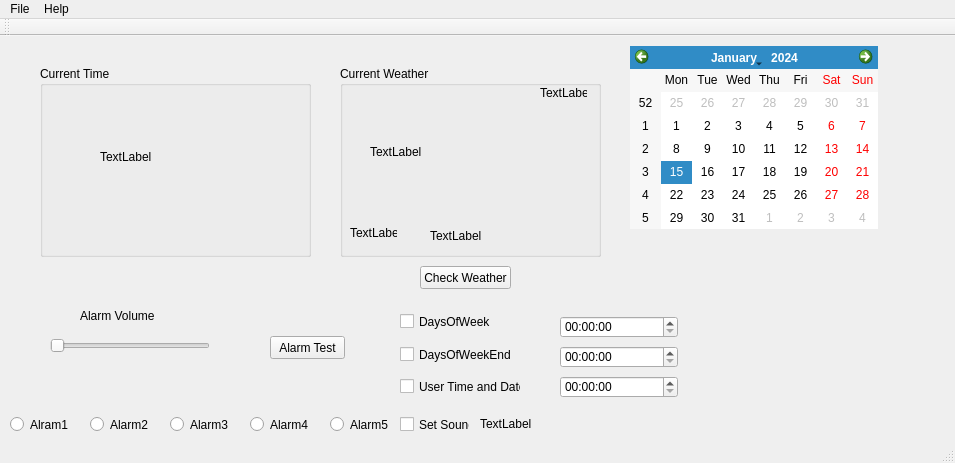
<?xml version="1.0" encoding="UTF-8"?>
<ui version="4.0">
 <class>MainWindow</class>
 <widget class="QMainWindow" name="MainWindow">
  <property name="geometry">
   <rect>
    <x>0</x>
    <y>0</y>
    <width>955</width>
    <height>463</height>
   </rect>
  </property>
  <property name="windowTitle">
   <string>MainWindow</string>
  </property>
  <widget class="QWidget" name="centralWidget">
   <widget class="QCalendarWidget" name="calendarWidget">
    <property name="geometry">
     <rect>
      <x>630</x>
      <y>10</y>
      <width>248</width>
      <height>183</height>
     </rect>
    </property>
   </widget>
   <widget class="QGroupBox" name="groupBox">
    <property name="geometry">
     <rect>
      <x>40</x>
      <y>30</y>
      <width>271</width>
      <height>191</height>
     </rect>
    </property>
    <property name="title">
     <string>Current Time</string>
    </property>
    <widget class="QLabel" name="clock">
     <property name="geometry">
      <rect>
       <x>60</x>
       <y>50</y>
       <width>141</width>
       <height>81</height>
      </rect>
     </property>
     <property name="text">
      <string>TextLabel</string>
     </property>
    </widget>
   </widget>
   <widget class="QSlider" name="volumeSlider">
    <property name="geometry">
     <rect>
      <x>50</x>
      <y>300</y>
      <width>160</width>
      <height>19</height>
     </rect>
    </property>
    <property name="orientation">
     <enum>Qt::Horizontal</enum>
    </property>
   </widget>
   <widget class="QLabel" name="alarmVolume">
    <property name="geometry">
     <rect>
      <x>80</x>
      <y>270</y>
      <width>111</width>
      <height>20</height>
     </rect>
    </property>
    <property name="text">
     <string>Alarm Volume</string>
    </property>
   </widget>
   <widget class="QCheckBox" name="checkWeekDays">
    <property name="geometry">
     <rect>
      <x>400</x>
      <y>270</y>
      <width>131</width>
      <height>31</height>
     </rect>
    </property>
    <property name="text">
     <string>DaysOfWeek</string>
    </property>
   </widget>
   <widget class="QCheckBox" name="checkWeekEnd">
    <property name="geometry">
     <rect>
      <x>400</x>
      <y>310</y>
      <width>111</width>
      <height>17</height>
     </rect>
    </property>
    <property name="text">
     <string>DaysOfWeekEnd</string>
    </property>
   </widget>
   <widget class="QTimeEdit" name="weekDays_edit">
    <property name="geometry">
     <rect>
      <x>560</x>
      <y>280</y>
      <width>118</width>
      <height>22</height>
     </rect>
    </property>
   </widget>
   <widget class="QTimeEdit" name="weekEndDays_edit">
    <property name="geometry">
     <rect>
      <x>560</x>
      <y>310</y>
      <width>118</width>
      <height>22</height>
     </rect>
    </property>
   </widget>
   <widget class="QCheckBox" name="checkUserDateTime">
    <property name="geometry">
     <rect>
      <x>400</x>
      <y>340</y>
      <width>121</width>
      <height>21</height>
     </rect>
    </property>
    <property name="text">
     <string>User Time and Date</string>
    </property>
   </widget>
   <widget class="QTimeEdit" name="userTimeAndDate_edit">
    <property name="geometry">
     <rect>
      <x>560</x>
      <y>340</y>
      <width>118</width>
      <height>22</height>
     </rect>
    </property>
   </widget>
   <widget class="QRadioButton" name="alarm1">
    <property name="geometry">
     <rect>
      <x>10</x>
      <y>380</y>
      <width>82</width>
      <height>17</height>
     </rect>
    </property>
    <property name="text">
     <string>Alram1</string>
    </property>
   </widget>
   <widget class="QRadioButton" name="alarm2">
    <property name="geometry">
     <rect>
      <x>90</x>
      <y>380</y>
      <width>82</width>
      <height>17</height>
     </rect>
    </property>
    <property name="text">
     <string>Alarm2</string>
    </property>
   </widget>
   <widget class="QRadioButton" name="alarm3">
    <property name="geometry">
     <rect>
      <x>170</x>
      <y>380</y>
      <width>82</width>
      <height>17</height>
     </rect>
    </property>
    <property name="text">
     <string>Alarm3</string>
    </property>
   </widget>
   <widget class="QRadioButton" name="alarm4">
    <property name="geometry">
     <rect>
      <x>250</x>
      <y>380</y>
      <width>82</width>
      <height>17</height>
     </rect>
    </property>
    <property name="text">
     <string>Alarm4</string>
    </property>
   </widget>
   <widget class="QRadioButton" name="alarm5">
    <property name="geometry">
     <rect>
      <x>330</x>
      <y>380</y>
      <width>82</width>
      <height>17</height>
     </rect>
    </property>
    <property name="text">
     <string>Alarm5</string>
    </property>
   </widget>
   <widget class="QCheckBox" name="checkSound">
    <property name="geometry">
     <rect>
      <x>400</x>
      <y>380</y>
      <width>70</width>
      <height>17</height>
     </rect>
    </property>
    <property name="text">
     <string>Set Sound</string>
    </property>
   </widget>
   <widget class="QPushButton" name="testButton">
    <property name="geometry">
     <rect>
      <x>270</x>
      <y>300</y>
      <width>75</width>
      <height>23</height>
     </rect>
    </property>
    <property name="text">
     <string>Alarm Test</string>
    </property>
   </widget>
   <widget class="QLabel" name="soundPathLabel">
    <property name="geometry">
     <rect>
      <x>480</x>
      <y>380</y>
      <width>381</width>
      <height>16</height>
     </rect>
    </property>
    <property name="text">
     <string>TextLabel</string>
    </property>
   </widget>
   <widget class="QGroupBox" name="weatherInfoBox">
    <property name="geometry">
     <rect>
      <x>340</x>
      <y>30</y>
      <width>261</width>
      <height>191</height>
     </rect>
    </property>
    <property name="title">
     <string>Current Weather</string>
    </property>
    <widget class="QLabel" name="weatherInfo">
     <property name="geometry">
      <rect>
       <x>30</x>
       <y>25</y>
       <width>181</width>
       <height>121</height>
      </rect>
     </property>
     <property name="text">
      <string>TextLabel</string>
     </property>
    </widget>
    <widget class="QLabel" name="cityInfo">
     <property name="geometry">
      <rect>
       <x>10</x>
       <y>160</y>
       <width>47</width>
       <height>13</height>
      </rect>
     </property>
     <property name="text">
      <string>TextLabel</string>
     </property>
    </widget>
    <widget class="QLabel" name="temperatureInfo">
     <property name="geometry">
      <rect>
       <x>200</x>
       <y>20</y>
       <width>47</width>
       <height>13</height>
      </rect>
     </property>
     <property name="text">
      <string>TextLabel</string>
     </property>
    </widget>
    <widget class="QLabel" name="weatherInfo_2">
     <property name="geometry">
      <rect>
       <x>90</x>
       <y>160</y>
       <width>151</width>
       <height>20</height>
      </rect>
     </property>
     <property name="text">
      <string>TextLabel</string>
     </property>
    </widget>
   </widget>
   <widget class="QPushButton" name="weatherButton">
    <property name="geometry">
     <rect>
      <x>420</x>
      <y>230</y>
      <width>91</width>
      <height>23</height>
     </rect>
    </property>
    <property name="text">
     <string>Check Weather</string>
    </property>
   </widget>
  </widget>
  <widget class="QMenuBar" name="menuBar">
   <property name="geometry">
    <rect>
     <x>0</x>
     <y>0</y>
     <width>955</width>
     <height>21</height>
    </rect>
   </property>
   <widget class="QMenu" name="menuFile">
    <property name="title">
     <string>File</string>
    </property>
    <addaction name="actionSettings"/>
    <addaction name="actionQuit"/>
   </widget>
   <widget class="QMenu" name="menuHelp">
    <property name="title">
     <string>Help</string>
    </property>
    <addaction name="actionAbout"/>
   </widget>
   <addaction name="menuFile"/>
   <addaction name="menuHelp"/>
  </widget>
  <widget class="QToolBar" name="mainToolBar">
   <attribute name="toolBarArea">
    <enum>TopToolBarArea</enum>
   </attribute>
   <attribute name="toolBarBreak">
    <bool>false</bool>
   </attribute>
  </widget>
  <widget class="QStatusBar" name="statusBar"/>
  <action name="actionAbout">
   <property name="text">
    <string>About</string>
   </property>
  </action>
  <action name="actionSettings">
   <property name="text">
    <string>Settings</string>
   </property>
  </action>
  <action name="actionQuit">
   <property name="text">
    <string>Quit</string>
   </property>
  </action>
 </widget>
 <layoutdefault spacing="6" margin="11"/>
 <resources/>
 <connections/>
</ui>
